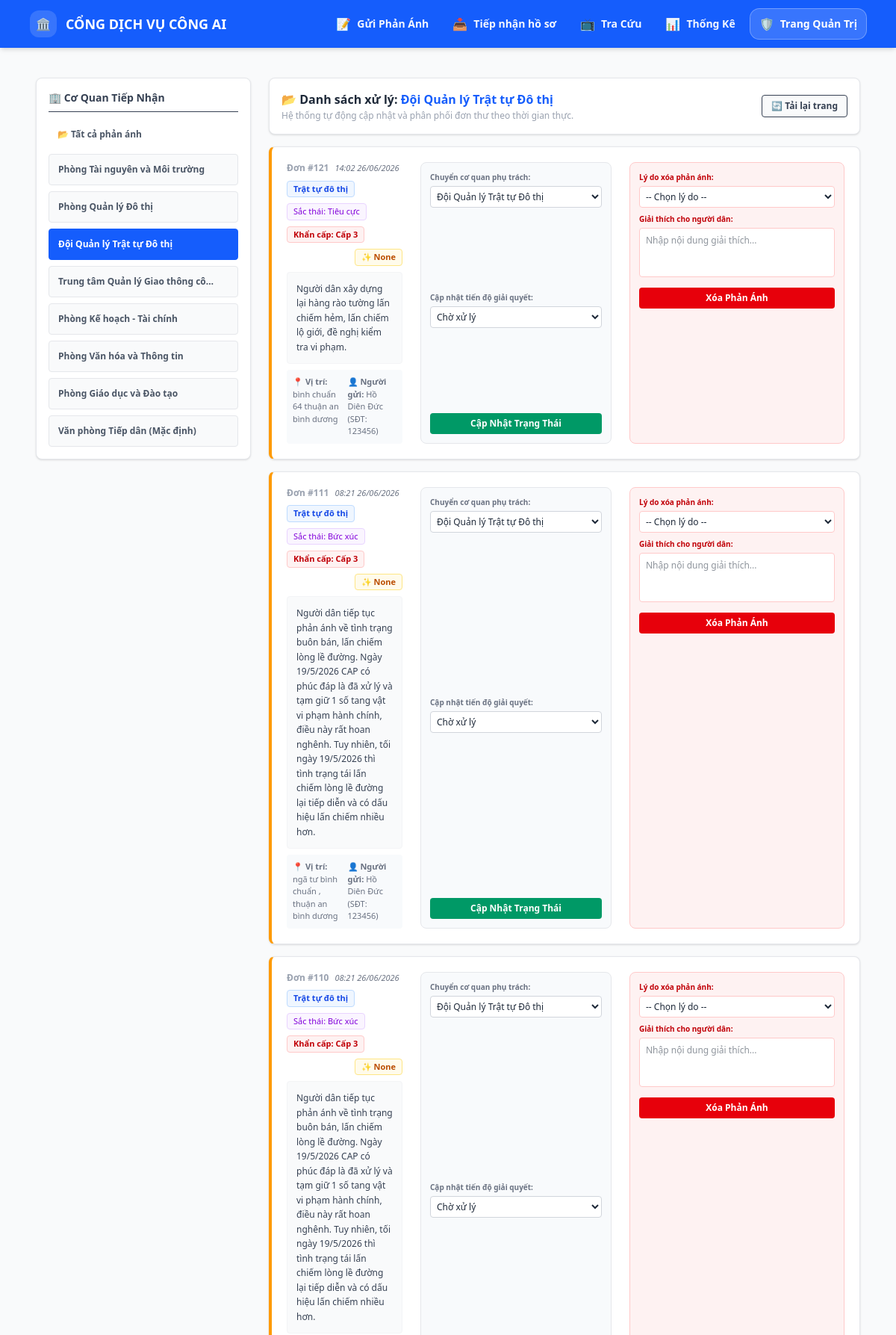
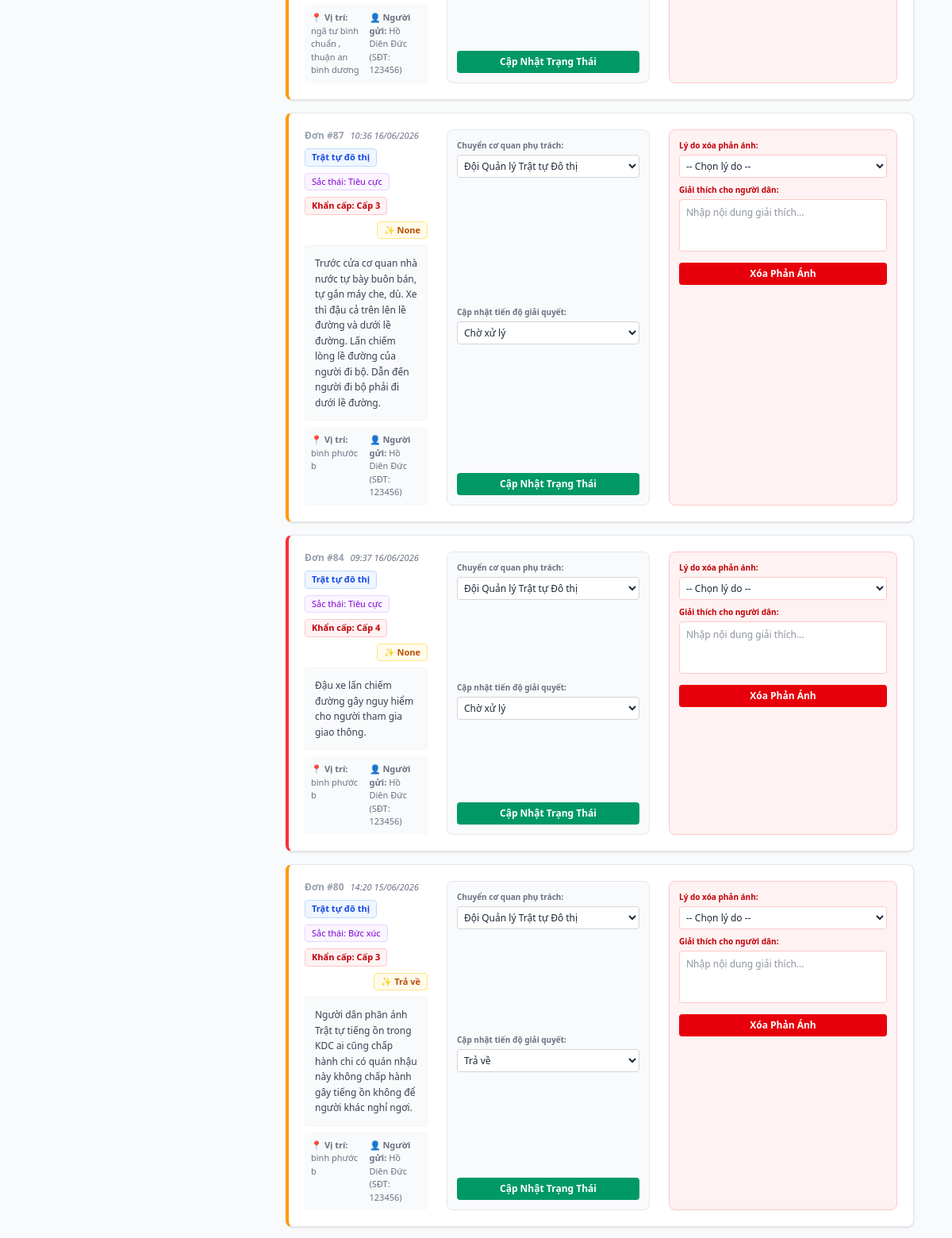
/admin?phong_id=3 (upper part), run on the app's committed database (2 pictures, top to bottom).
### tables this page shows
CREATE TABLE config_phong_ban (
                        id INTEGER PRIMARY KEY AUTOINCREMENT,
                        ten_phong TEXT,
                        linh_vuc_phu_trach TEXT UNIQUE);

CREATE TABLE phan_anh (
                        id INTEGER PRIMARY KEY AUTOINCREMENT,
                        noi_dung TEXT,
                        file_dinh_kem TEXT,
                        dia_chi TEXT,
                        ten_nguoi_gui TEXT,
                        sdt TEXT,
                        linh_vuc TEXT,
                        tu_khoa TEXT,
                        sac_thai TEXT,
                        do_khan_cap INTEGER,
                        phong_ban_id INTEGER,
                        trang_thai TEXT,
                        ngay_gui TEXT,
                        trang_thai_duyet TEXT DEFAULT 'Cho_tiep_nhan', ly_do_xoa TEXT, giai_thich_xoa TEXT, ngay_xoa TEXT, lat REAL, lng REAL);

### app.py (the view, shortened to what this page needs)
@app.route('/admin', methods=['GET', 'POST'])
def page_admin():
    conn = sqlite3.connect(DB_FILE)
    cursor = conn.cursor()
    message = None
    msg_type = None  # 'success' | 'error'
    allowed_trang_thai = {'Chờ xử lý', 'Đang xử lý', 'Đã hoàn thành', 'Chuyển cấp', 'Trả về'}
    allowed_ly_do_xoa = {'Phản ánh bị trùng', 'Không thuộc phạm vi giải quyết'}
    selected_phong_id = request.args.get('phong_id', type=int)
    sql_query = """
        SELECT pa.id, pa.noi_dung, pa.file_dinh_kem, pa.dia_chi, pa.ten_nguoi_gui,
               pa.sdt, pa.linh_vuc, pa.sac_thai, pa.do_khan_cap, pa.trang_thai,
               pa.phong_ban_id, pa.ngay_gui
        FROM phan_anh pa
        LEFT JOIN config_phong_ban pb ON pa.phong_ban_id = pb.id
        WHERE pa.trang_thai_duyet NOT IN ('Cho_tiep_nhan', 'Da_xoa')
    """
    if selected_phong_id:
        cursor.execute(sql_query + " AND phong_ban_id = ? ORDER BY pa.id DESC", (selected_phong_id,))
    else:
        cursor.execute(sql_query + " ORDER BY pa.id DESC")
    list_phan_anh = cursor.fetchall()
    cursor.execute("SELECT id, ten_phong FROM config_phong_ban")
    list_phong_ban = cursor.fetchall()
    conn.close()
    return render_template('admin.html', list_phan_anh=list_phan_anh, list_phong_ban=list_phong_ban, selected_phong_id=selected_phong_id, message=message, msg_type=msg_type)

### templates/admin.html (shortened to what this page needs)
{% extends "layout.html" %}
{% block content %}
<div class="flex flex-col lg:flex-row gap-6 mt-4">
    <div class="w-full lg:w-72 shrink-0 bg-white p-4 rounded-lg border border-gray-200 shadow-sm h-fit">
        <h3 class="font-bold text-gray-700 text-sm mb-3 pb-2 border-b flex items-center gap-2">
            🏢 Cơ Quan Tiếp Nhận
        </h3>
        <div class="space-y-2">
            <a href="{{ url_for('page_admin') }}" class="block px-3 py-2.5 rounded text-xs font-semibold transition {% if not selected_phong_id %} bg-blue-600 text-white {% else %} text-gray-600 hover:bg-gray-100 {% endif %}">
                📂 Tất cả phản ánh
            </a>
            {% for pb_id, pb_ten in list_phong_ban %}
            <a href="{{ url_for('page_admin', phong_id=pb_id) }}"
               id="nav-phong-{{ pb_id }}"
               onclick="clearBadge('{{ pb_id }}')"
               class="relative block px-3 py-3 rounded text-xs font-semibold transition flex justify-between items-center border {% if selected_phong_id == pb_id %} bg-blue-600 text-white border-blue-600 {% else %} text-gray-600 bg-gray-50 hover:bg-gray-100 border-gray-200 {% endif %}">
                <span class="truncate pr-4">{{ pb_ten }}</span>
            </a>
            {% endfor %}
        </div>
    </div>
    <div class="flex-1 space-y-4">
        <div class="bg-white p-4 border border-gray-200 rounded-lg shadow-sm flex justify-between items-center">
            <div>
                <h2 class="text-base font-bold text-gray-800">
                    📂 {% if selected_phong_id %}Danh sách xử lý: <span class="text-blue-600">{% for p_id, p_ten in list_phong_ban %}{% if p_id == selected_phong_id %}{{ p_ten }}{% endif %}{% endfor %}</span>{% else %}Tổng hợp tất cả phản ánh toàn hệ thống{% endif %}
                </h2>
                <p class="text-xs text-gray-400 mt-0.5">Hệ thống tự động cập nhật và phân phối đơn thư theo thời gian thực.</p>
            </div>
            <button onclick="window.location.reload()" class="bg-gray-50 hover:bg-gray-100 text-gray-700 font-semibold py-1.5 px-3 rounded text-xs transition border flex items-center gap-1">
                🔄 Tải lại trang
            </button>
        </div>
        <div id="danh-sach-don-thu" class="space-y-4">
            {% for id, noi_dung, file_dinh_kem, dia_chi, ten_nguoi_gui, sdt, linh_vuc, sac_thai, do_khan_cap, trang_thai, phong_ban_id,ngay_gui in list_phan_anh %}
            <div class="bg-white border border-gray-200 rounded-lg p-5 shadow-sm flex flex-col md:flex-row justify-between gap-6 border-l-4
            {% if do_khan_cap is not none and do_khan_cap >= 4 %}
        border-l-red-500
    {% elif do_khan_cap is not none and do_khan_cap == 3 %}
        border-l-amber-500
    {% else %}
        border-l-blue-500
    {% endif %}">
                <div class="flex-1 space-y-2">
                    <div class="flex flex-wrap items-center gap-2 text-[11px]">
                        <span class="font-bold text-gray-400 text-xs">Đơn #{{ id }}</span>
                        <span class="text-gray-500 italic"> {{ ngay_gui }}</span>
                        <span class="bg-blue-50 text-blue-700 px-2 py-0.5 rounded font-bold border border-blue-200">{{ linh_vuc }}</span>
                        <span class="bg-purple-50 text-purple-700 px-2 py-0.5 rounded border border-purple-200">Sắc thái: {{ sac_thai }}</span>
                        <span class="bg-red-50 text-red-700 px-2 py-0.5 rounded font-bold border border-red-200">Khẩn cấp: Cấp {{ do_khan_cap }}</span>
                        <span class="bg-amber-50 text-amber-700 px-2 py-0.5 rounded font-bold border border-amber-200 ml-auto">✨ {{ trang_thai }}</span>
                    </div>
                    <p class="text-gray-700 text-xs bg-gray-50 p-3 rounded font-medium border border-gray-100 leading-relaxed">{{ noi_dung }}</p>
                    <div class="text-[11px] text-gray-500 grid grid-cols-1 sm:grid-cols-2 gap-2 bg-slate-50 p-2 rounded">
                        <p>📍 <strong>Vị trí:</strong> {{ dia_chi }}</p>
                        <p>👤 <strong>Người gửi:</strong> {{ ten_nguoi_gui }} (SĐT: {{ sdt }})</p>
                    </div>
                </div>
                <form method="POST" class="w-full md:w-64 bg-slate-50 p-3 rounded-lg border border-gray-200 flex flex-col justify-between gap-2 shrink-0">
                    <div>
                        <label class="block text-[10px] font-bold text-gray-500 mb-1">Chuyển cơ quan phụ trách:</label>
                        <select name="phong_ban_id" class="w-full bg-white border border-gray-300 p-1 rounded text-xs outline-none">
                            {% for p_id, p_ten in list_phong_ban %}
                            <option value="{{ p_id }}" {% if p_id == phong_ban_id %} selected {% endif %}>{{ p_ten }}</option>
                            {% endfor %}
                        </select>
                    </div>
                    <div>
                        <label class="block text-[10px] font-bold text-gray-500 mb-1">Cập nhật tiến độ giải quyết:</label>
                        <select name="trang_thai" class="w-full bg-white border border-gray-300 p-1 rounded text-xs outline-none">
                            <option value="Chờ xử lý" {% if trang_thai == 'Chờ xử lý' %} selected {% endif %}>Chờ xử lý</option>
                            <option value="Trả về" {% if trang_thai == 'Trả về' %} selected {% endif %}>Trả về</option>
                        </select>
                    </div>
                    <button type="submit" class="w-full bg-emerald-600 text-white text-xs py-1.5 rounded font-bold hover:bg-emerald-700 transition">Cập Nhật Trạng Thái</button>
                </form>
                <form method="POST" class="w-full md:w-72 bg-red-50 p-3 rounded-lg border border-red-200 flex flex-col gap-2 shrink-0"
                      onsubmit="return confirm('Xóa phản ánh này khỏi danh sách xử lý? Lý do sẽ được hiển thị cho người dân.');">
                    <div>
                        <label class="block text-[10px] font-bold text-red-700 mb-1">Lý do xóa phản ánh:</label>
                        <select name="ly_do_xoa" class="w-full bg-white border border-red-200 p-1 rounded text-xs outline-none" required>
                            <option value="">-- Chọn lý do --</option>
                        </select>
                    </div>
                    <div>
                        <label class="block text-[10px] font-bold text-red-700 mb-1">Giải thích cho người dân:</label>
                        <textarea name="giai_thich_xoa" rows="3" class="w-full bg-white border border-red-200 p-2 rounded text-xs outline-none resize-none" placeholder="Nhập nội dung giải thích..." required></textarea>
                    </div>
                    <button type="submit" class="w-full bg-red-600 text-white text-xs py-1.5 rounded font-bold hover:bg-red-700 transition">Xóa Phản Ánh</button>
                </form>
            </div>
            {% endfor %}
        </div>
    </div>
</div>
{% endblock %}

### data on the page
config_phong_ban: ten_phong "Phòng Tài nguyên và Môi trường"
config_phong_ban: ten_phong "Phòng Quản lý Đô thị"
config_phong_ban: ten_phong "Đội Quản lý Trật tự Đô thị"
config_phong_ban: ten_phong "Trung tâm Quản lý Giao thông cô…"
config_phong_ban: ten_phong "Phòng Kế hoạch - Tài chính"
config_phong_ban: ten_phong "Phòng Văn hóa và Thông tin"
config_phong_ban: ten_phong "Phòng Giáo dục và Đào tạo"
config_phong_ban: ten_phong "Văn phòng Tiếp dân (Mặc định)"
phan_anh: id "121", ngay_gui "14:02 26/06/2026", linh_vuc "Trật tự đô thị", sac_thai "Tiêu cực", do_khan_cap "3", trang_thai "None", noi_dung "Người dân xây dựng lại hàng rào tường lấn chiếm hẻm, lấn chiếm lộ giới, đề nghị kiểm tra vi phạm.", dia_chi "bình chuẩn 64 thuận an bình dương", ten_nguoi_gui "Hồ Diên Đức", sdt "123456", phong_ban_id "Đội Quản lý Trật tự Đô thị"
phan_anh: id "111", ngay_gui "08:21 26/06/2026", linh_vuc "Trật tự đô thị", sac_thai "Bức xúc", do_khan_cap "3", trang_thai "None", noi_dung "Người dân tiếp tục phản ánh về tình trạng buôn bán, lấn chiếm lòng lề đường. Ngày 19/5/2026 CAP có phúc đáp là đã xử lý và tạm giữ 1 số tang vật vi phạm hành chính, điều này rất hoan nghênh. Tuy nhiên, tối ngày 19/5/2026 thì tình trạng tái lấn chiếm lòng lề đường lại tiếp diễn và có dấu hiệu lấn chiếm nhiều hơn.", dia_chi "ngã tư bình chuẩn , thuận an bình dương", ten_nguoi_gui "Hồ Diên Đức", sdt "123456", phong_ban_id "Đội Quản lý Trật tự Đô thị"
phan_anh: id "110", ngay_gui "08:21 26/06/2026", linh_vuc "Trật tự đô thị", sac_thai "Bức xúc", do_khan_cap "3", trang_thai "None", noi_dung "Người dân tiếp tục phản ánh về tình trạng buôn bán, lấn chiếm lòng lề đường. Ngày 19/5/2026 CAP có phúc đáp là đã xử lý và tạm giữ 1 số tang vật vi phạm hành chính, điều này rất hoan nghênh. Tuy nhiên, tối ngày 19/5/2026 thì tình trạng tái lấn chiếm lòng lề đường lại tiếp diễn và có dấu hiệu lấn chiếm nhiều hơn.", dia_chi "ngã tư bình chuẩn , thuận an bình dương", ten_nguoi_gui "Hồ Diên Đức", sdt "123456", phong_ban_id "Đội Quản lý Trật tự Đô thị"
phan_anh: id "87", ngay_gui "10:36 16/06/2026", linh_vuc "Trật tự đô thị", sac_thai "Tiêu cực", do_khan_cap "3", trang_thai "None", noi_dung "Trước cửa cơ quan nhà nước tự bày buôn bán, tự gắn máy che, dù. Xe thì đậu cả trên lên lề đường và dưới lề đường. Lấn chiếm lòng lề đường của người đi bộ. Dẫn đến người đi bộ phải đi dưới lề đường.", dia_chi "bình phước b", ten_nguoi_gui "Hồ Diên Đức", sdt "123456", phong_ban_id "Đội Quản lý Trật tự Đô thị"
phan_anh: id "84", ngay_gui "09:37 16/06/2026", linh_vuc "Trật tự đô thị", sac_thai "Tiêu cực", do_khan_cap "4", trang_thai "None", noi_dung "Đậu xe lấn chiếm đường gây nguy hiểm cho người tham gia giao thông.", dia_chi "bình phước b", ten_nguoi_gui "Hồ Diên Đức", sdt "123456", phong_ban_id "Đội Quản lý Trật tự Đô thị"
phan_anh: id "80", ngay_gui "14:20 15/06/2026", linh_vuc "Trật tự đô thị", sac_thai "Bức xúc", do_khan_cap "3", trang_thai "Trả về", noi_dung "Người dân phãn ánh Trật tự tiếng ồn trong KDC ai cũng chấp hành chi có quán nhậu này không chấp hành gây tiếng ồn không để người khác nghỉ ngơi.", dia_chi "bình phước b", ten_nguoi_gui "Hồ Diên Đức", sdt "123456", phong_ban_id "Đội Quản lý Trật tự Đô thị"
